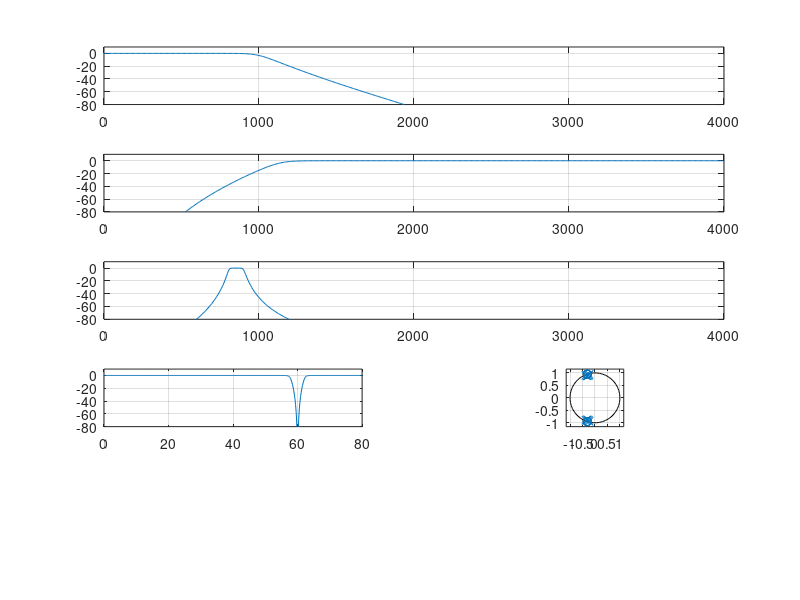

This chart was generated by the following MATLAB code: (Note: this script raises an error after producing the figure.)
clear all;
close all;
clc;

figure(1)
%% Filtro PB
fp = 941; fs = 1209; fa = 8e3; %Hz 
Ap = 1; As = 20; %dB 
fN = fa/2;
Wp = fp/fN;
Ws = fs/fN;
[n, Wn] = buttord(Wp, Ws, Ap, As);
[b, a] = butter(n, Wn);
[h w] = freqz(b, a);
subplot(511)
plot(w/pi*fN, 20*log10(abs(h)))
ylim([-80 10])
grid on

%% Filtro PA
fs = 941; fp = 1209; fa = 8e3; %Hz 
Ap = 1; As = 20; %dB 
fN = fa/2;
Wp = fp/fN;
Ws = fs/fN;
[n, Wn] = buttord(Wp, Ws, Ap, As);
[b, a] = butter(n, Wn, 'high');
[h w] = freqz(b, a);
subplot(512)
plot(w/pi*fN, 20*log10(abs(h)))
ylim([-80 10])
grid on

%% Filtro PF

fp1 = 811; fp2 = 895; fs1 = 770; fs2 = 941;  fa = 8e3; %Hz 
Ap = 1; As = 20; %dB 
fN = fa/2;
Wp = [fp1 fp2]/fN;
Ws = [fs1 fs2]/fN;
[n, Wn] = buttord(Wp, Ws, Ap, As);
[b, a] = butter(n, Wn, 'bandpass');
[h w] = freqz(b, a);
subplot(513)
plot(w/pi*fN, 20*log10(abs(h)))
ylim([-80 10])
grid on

%% Filtro RF 2.1

fp1 = 58; fp2 = 62; fs1 = 53; fs2 = 67;  fa = 200; %Hz 
Ap = 1; As = 30; %dB 
fN = fa/2;
Wp = [fp1 fp2]/fN;
Ws = [fs1 fs2]/fN;
[n, Wn] = buttord(Wp, Ws, Ap, As);
[b, a] = butter(n, Wn, 'stop');
[h w] = freqz(b, a);
subplot(527)
plot(w/pi*fN, 20*log10(abs(h)))
ylim([-80 10])
xlim([0 80])
grid on
subplot(528)
zplane(b,a)

%% Filtro RF 2.2 - iirnotch
fp1 = 58; fp2 = 62; fs1 = 53; fs2 = 67;  fa = 200; %Hz 
Ap = 1; As = 30; %dB 
fN = fa/2;
wo = 60/fN;  bw = 4/fN;
[b,a] = iirnotch(wo,bw);
[h w] = freqz(b, a);
subplot(529)
plot(w/pi*fN, 20*log10(abs(h)))
grid on
ylim([-80 10])
xlim([0 80])
subplot(5,2,10)
zplane(b,a);
grid on
fvtool(b,a);
syms z;
N(z) = poly2sym(b, z);
D(z) = poly2sym(a, z);
H(z) = N(z)/D(z);
pretty(vpa(collect(H(z)),5))
%% Filtro iirpeak
[b a] = iirpeak(wo, bw)
fvtool(b,a);

%% iircomb - notch (Rejeita varias freq)
fa = 8e3; fo = 0.5e3; fN = fa/2; bw = 20/fN; 
[b,a] = iircomb(fa/fo,bw,'notch'); % Note type flag 'notch'
fvtool(b,a);
syms z;
N(z) = poly2sym(b,z);
D(z) = poly2sym(a,z);
H(z) = N(z)/D(z);
pretty(vpa(H(z),3))
zplane(b, a)
%% iircomb - peak (passa varias freq)
fa = 8e3; fo = 0.5e3; fN = fa/2; bw = 20/fN; 
[b,a] = iircomb(fa/fo,bw,'peak'); % Note type flag 'notch'
fvtool(b,a);
syms z;
N(z) = poly2sym(b,z);
D(z) = poly2sym(a,z);
H(z) = N(z)/D(z);
pretty(vpa(H(z),3))
zplane(b, a)